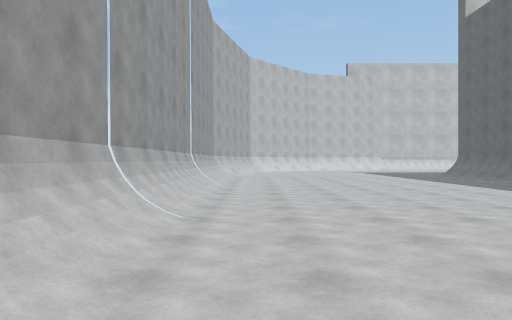
[1] (above)

19 first-person views from a walk through a Unity game level. The camera is 1.3 m above the floor, looks level and sees 70° across. The floor is counted in squares, 2 m on a side. Each view is taken from the middle of a square. On the plan, view 1 faces up. The plan holds only what a view shows up to about 11 squares ahead; the rest is blank. The place goes on beyond the plan. Surface patterns are stand-ins for the level's own textures.

[2]
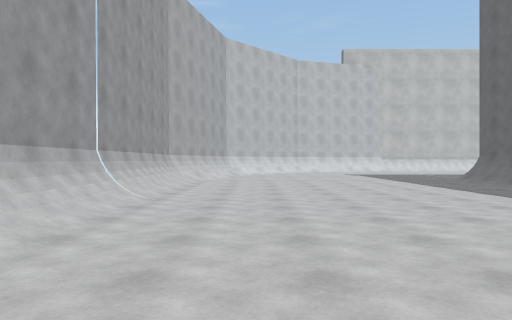

[3]
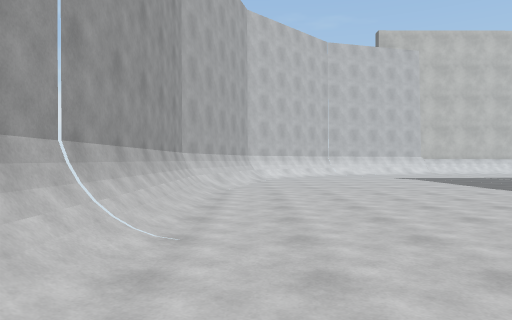

[4]
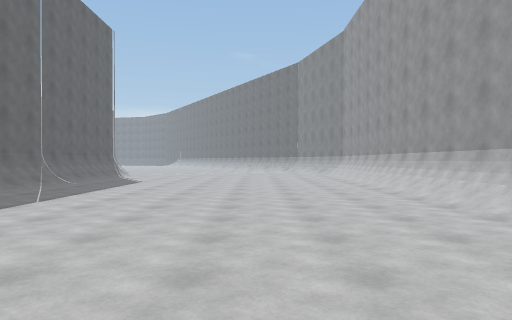

[5]
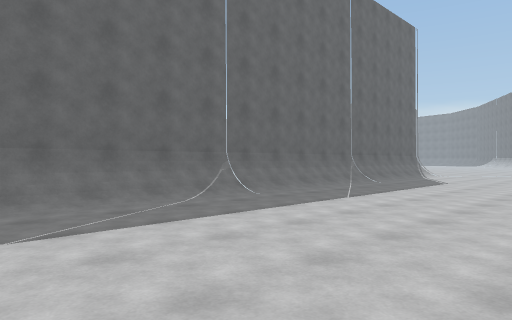

[6]
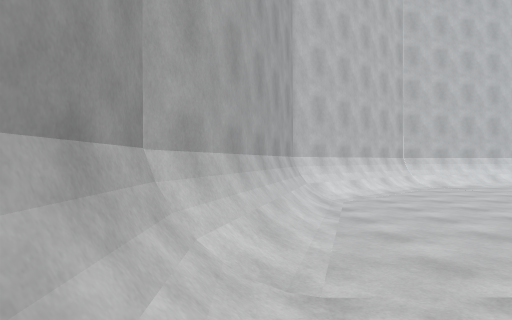

[7]
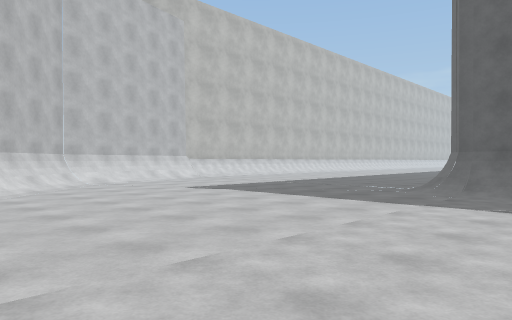

[8]
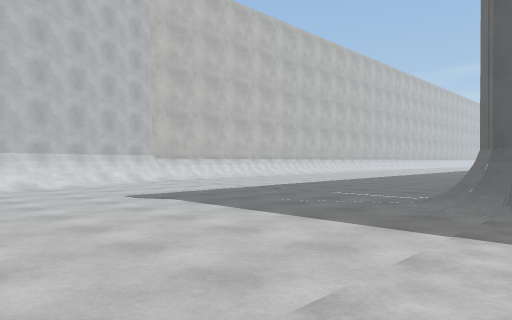

[9]
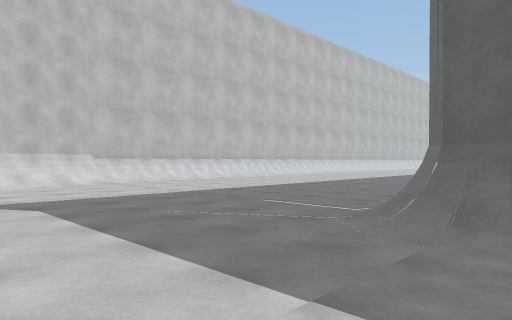

[10]
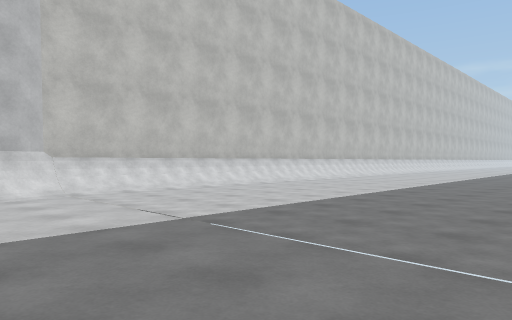

[11]
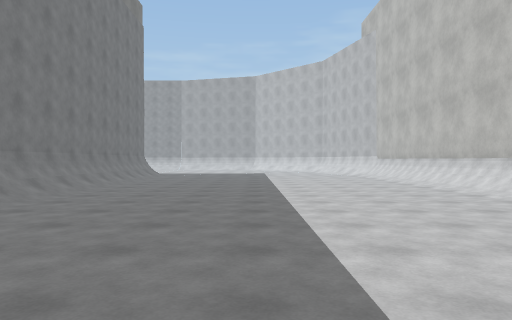

[12]
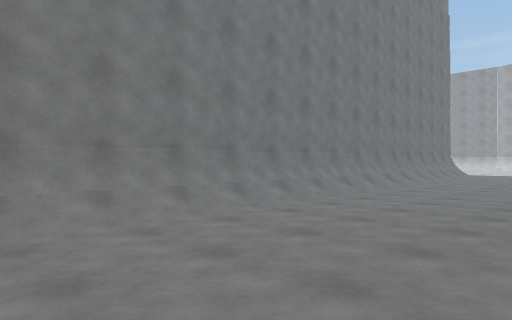

[13]
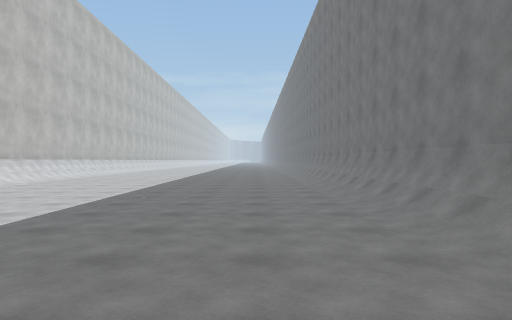

[14]
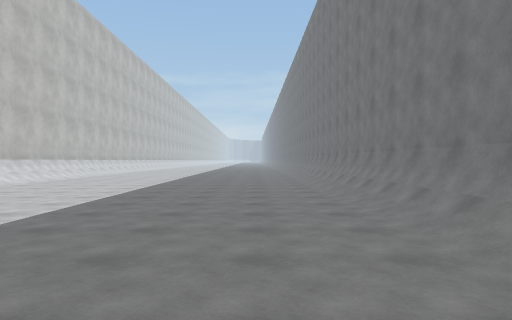

[15]
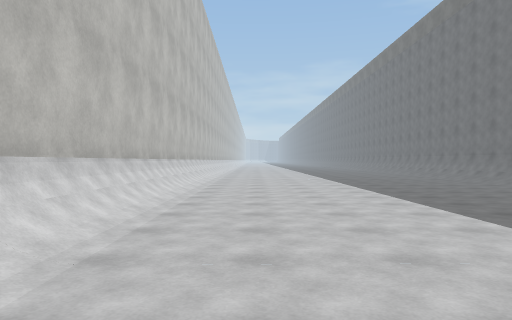

[16]
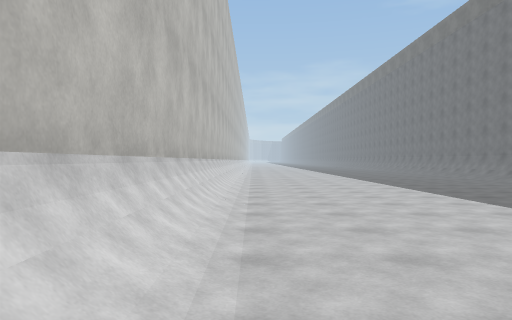

[17]
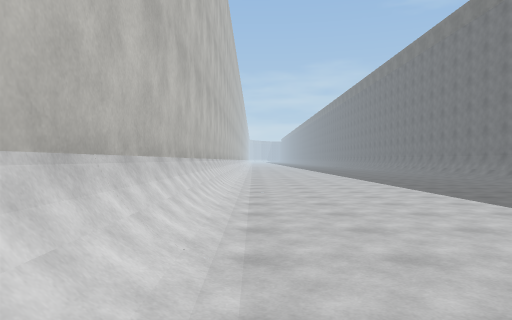

[18]
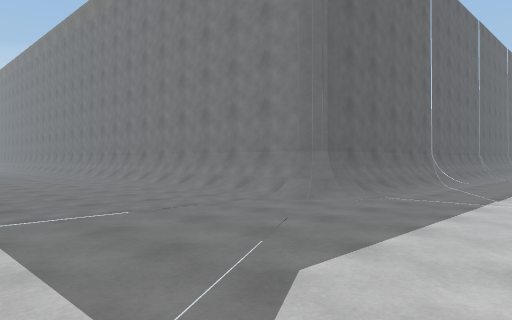

[19]
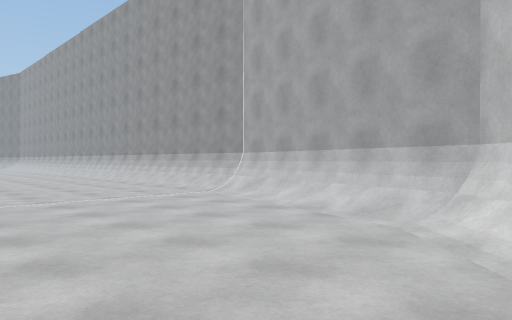

### Floor plan
Key: @ floor where view 1 was taken; # wall or solid block; . floor; / step, stairs or slope.
Columns run from 2 left of view 1 to 33 right of it. Each row starts with its distance up from view 1.
 24         ############################
 23      ####//.........................
 22     ##/.............................
 21    ##/..............................
 20   ##/...............................
 19  ##/................................
 18  #/.................................
 17  #/.................................
 16  #..................................
 15 ##......../////////#################
 14 #/......./##########
 13 #/......./#
 12 #/......./#
 11 #/......./#
 10 #/......./#
  9 #/......./#
  8 #/......./#
  7 #/......./#
  6 #/......./#
  5 #/......./#
  4 #/......./#
  3 #/......./#
  2 #/......./#
  1 #/......./#
  0 #/@....../#
 -1 #/......./#
 -2 #/......./#

Positions as (right, up) in squares from view 1, and headings:
1: (0, 0), facing up
2: (1, 3), facing up
3: (0, 6), facing up
4: (2, 9), facing down
5: (2, 9), facing down-right
6: (-1, 12), facing up
7: (0, 12), facing up-right
8: (2, 13), facing up-right
9: (4, 13), facing up-right
10: (6, 16), facing up-right
11: (23, 19), facing left
12: (23, 19), facing down-left
13: (17, 17), facing right
14: (22, 17), facing right
15: (21, 22), facing right
16: (18, 23), facing right
17: (16, 23), facing right
18: (4, 20), facing down-right
19: (4, 20), facing down-left
